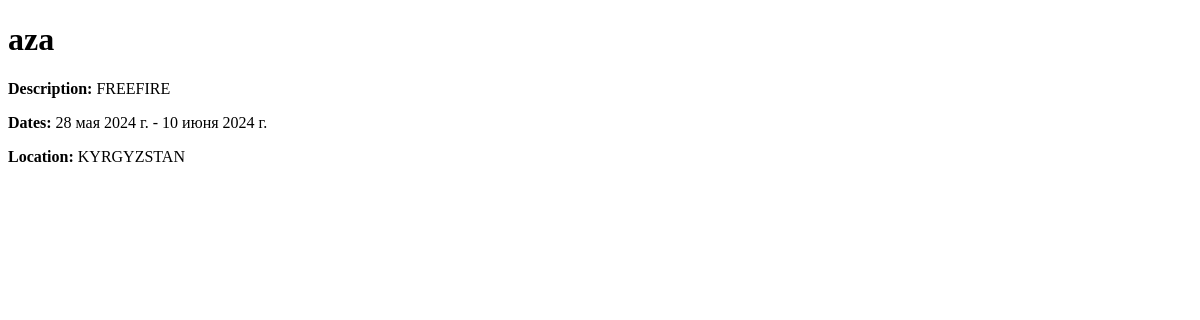
Before: /1/ with the older database file.
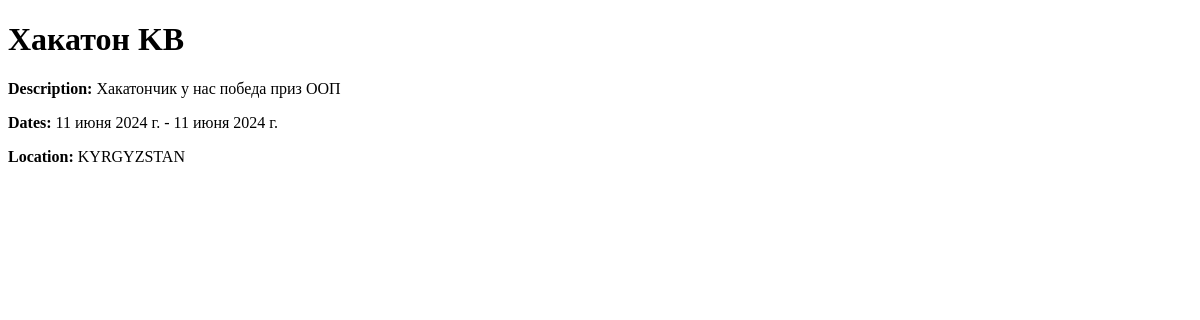
After: the same page with the newer database file.
### tournaments/models.py (models this page shows, shortened)
class Tournament(models.Model):
    creator = models.ForeignKey(User, on_delete=models.CASCADE)
    name = models.CharField(max_length=100)
    description = models.TextField()
    start_date = models.DateField()
    end_date = models.DateField()
    location = models.CharField(max_length=100)

### tournaments/views.py (the view)
# urls.py: path('<int:pk>/', views.TournamentDetailView.as_view(), name='tournament_detail'),
class TournamentDetailView(DetailView):
    model = Tournament
    template_name = 'tournaments/tournament_detail.html'

### templates/tournaments/tournament_detail.html (shortened to what this page needs)
<!DOCTYPE html>
<html lang="en">
<head>
</head>
<body>
    <h1>{{ tournament.name }}</h1>
    <p><strong>Description:</strong> {{ tournament.description }}</p>
    <p><strong>Dates:</strong> {{ tournament.start_date }} - {{ tournament.end_date }}</p>
    <p><strong>Location:</strong> {{ tournament.location }}</p>
</body>
</html>

Changed rows visible on the page:
changed Tournament "KYRGYZSTAN": name "aza" → "Хакатон KB"; description "FREEFIRE" → "Хакатончик у нас победа приз ООП"; start_date "28 мая 2024 г." → "11 июня 2024 г."; end_date "10 июня 2024 г." → "11 июня 2024 г."
